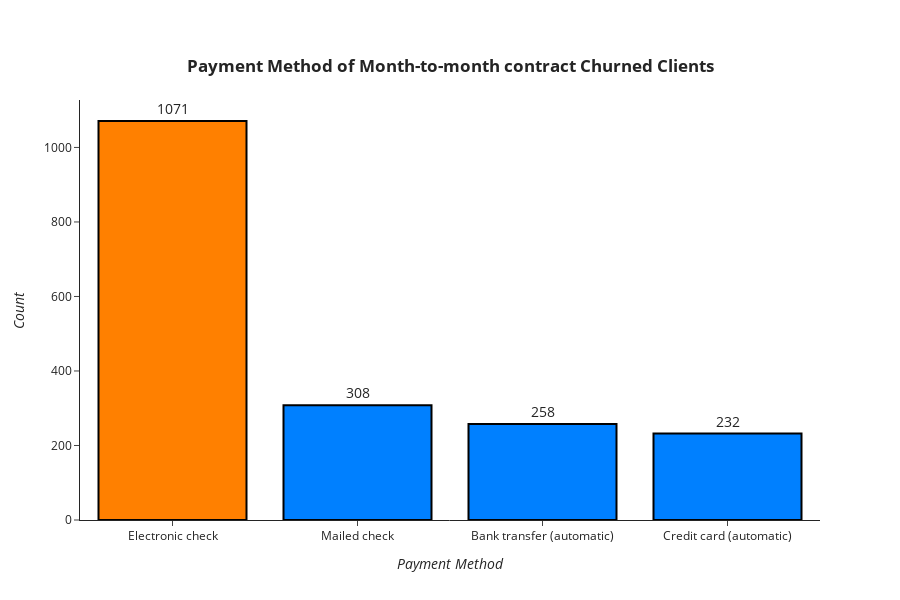

The cell this chart's notebook holds for it:
### Code cell
df_aux = dataset.query(('Contract == Month-to-month') and ('Churn == "Yes"'))
df_aux = df_aux["PaymentMethod"].value_counts()
helper_features.bar_plot(df_aux, "<b>Payment Method of Month-to-month contract Churned Clients</b>", "<i>Payment Method</i>", "<i>Count</i>")

### Figure 1 — Plotly figure (JSON) as saved in the notebook; plotly's stock layout.template omitted (floating-point values rounded to 4 significant figures)
{"data": [{"marker": {"color": ["#ff8000", "#0080ff", "#0080ff", "#0080ff"], "line": {"color": "#000000", "width": 2}}, "text": [1071, 308, 258, 232], "textfont": {"size": 14}, "textposition": "outside", "type": "bar", "x": ["Electronic check", "Mailed check", "Bank transfer (automatic)", "Credit card (automatic)"], "y": [1071, 308, 258, 232]}], "layout": {"autosize": false, "height": 600, "title": {"text": "<b>Payment Method of Month-to-month contract Churned Clients</b>", "x": 0.5, "xanchor": "center", "y": 0.9, "yanchor": "top"}, "xaxis": {"title": {"text": "<i>Payment Method</i>"}}, "yaxis": {"automargin": true, "title": {"text": "<i>Count</i>"}}}}
